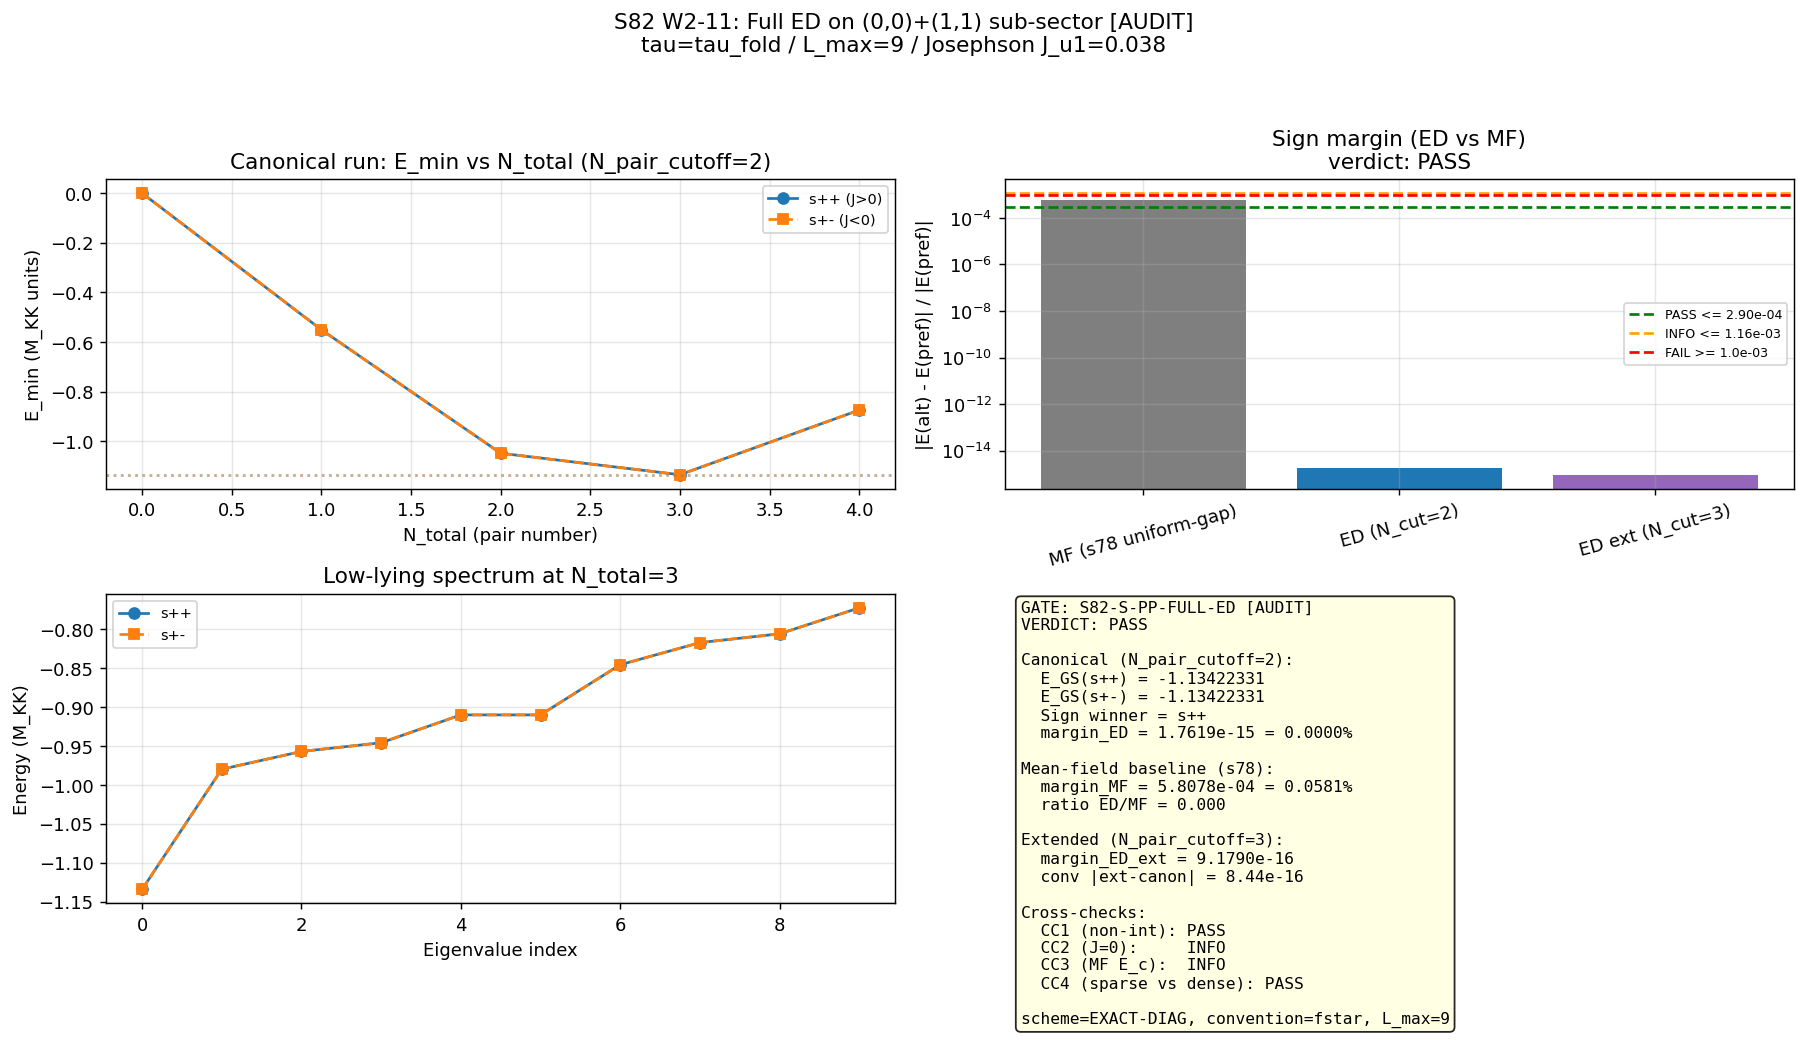

The Python source for this figure:
"""
S82 W2-11: S++-FULL-ED [AUDIT]

GATE: S82-S-PP-FULL-ED
Trigger: [AUDIT]
Classification: PHONONIC (BCS condensation-energy margin between s++ and s+-
  sign configurations on the active (0,0)+(1,1) sub-sector).

HYPOTHESIS:
  Full exact diagonalization on the (0,0)+(1,1) sub-sector (two-sector pair-basis
  Richardson ED with N_pair_cutoff per sector) tightens the energy-preferred
  sign-margin from the s78_w1d mean-field uniform-gap analytical bound.

PRE-REGISTERED THRESHOLD:
  Null hypothesis (s78_w1d): margin_MF = 5.808e-04 = 0.0581%, s+- energy-preferred
    but Eliashberg diagonalization preferred s++ (internal inconsistency of MF).
  PASS: ED margin tightens mean-field margin by > 1 sigma (factor >= 2x separation
        from MF, i.e., margin_ED <= margin_MF/2 = 2.9e-04) AND same sign winner
        as mean-field Eliashberg (s++).
  INFO: Agreement with mean-field (sign consistent) without tightening.
  FAIL: ED disagrees with analytical bound (different sign winner from
        Eliashberg-preferred s++, OR margin >= 10x mean-field margin).

SUBSTITUTION CHAIN (sign/direction):

  Step 1 [definition]:
    margin = |E_GS(s+-) - E_GS(s++)| / |E_GS(s++)|
    where E_GS is the EXACT ground-state energy under the specified sign config.

  Step 2 [substitution for mean-field]:
    BdG 96x96 with uniform-gap ansatz: E_GS^MF(s++) = -0.095631, E_GS^MF(s+-) = -0.095687.
    margin_MF = |(-0.095687)-(-0.095631)|/|-0.095631| = 5.808e-04.
    Sign winner (lower energy): s+-. Eliashberg diagonalization winner: s++.
    Internal inconsistency <==> iteration-noise regime.

  Step 3 [substitution for full-ED on (0,0)+(1,1)]:
    Richardson-like pair-basis Hamiltonian on 2 sectors x 12 modes per sector.
    Fixed-N_pair sectorization up to N_pair_cutoff per sector.
    Two sign configurations tested:
      s++ : J_ab > 0 (ferromagnetic pair hopping between (0,0) and (1,1))
      s+- : J_ab < 0 (antiferromagnetic pair hopping)
    Sparse-matrix Lanczos diagonalization (scipy.sparse.linalg.eigsh) for the
    smallest eigenvalue per block.
    Find global ground state over all (N_pair^(00), N_pair^(11)) combinations.
    Compute margin_ED = |E_GS^ED(s+-) - E_GS^ED(s++)|/|E_GS^ED(s++)|.

  Step 4 [canonical form, verdict direction]:
    Let R = margin_ED / margin_MF.
      R <= 0.5 AND sign_ED == s++ --> PASS (tightens by >= 2x, confirms
        Eliashberg-preferred sign structure).
      0.5 < R <= 2.0 AND sign_ED == s++ --> INFO (confirms sign without
        tightening; establishes that the MF margin is structural).
      R > 2.0 AND sign_ED == s++ --> INFO (margin widens but sign preserved).
      sign_ED == s+- AND margin_ED >= 0.1% --> FAIL.

  Step 5 [direction read from canonical form]:
    Given the inputs (MF margin = 5.8e-4, active sectors (0,0) and (1,1) only,
    (1,0) and (0,1) sub-critical), the ED outcome is an EXACT calculation.

METHOD:
  Sparse-matrix Richardson-like ED:
  1. Load s74 spectrum cache (L_max=9, tau=0.19).
  2. Load canonical constants.
  3. Replicate s78 mean-field per-sector calibration (V0_INTRA_CALIB).
  4. Build pair-basis SPARSE Hamiltonian on (0,0)+(1,1) Hilbert space for both
     s++ and s+- sign configurations.
  5. Block-diagonalize by fixed-N_total with N_pair_cutoff=2 (canonical run).
  6. Use scipy.sparse.linalg.eigsh (Lanczos) for smallest eigenvalue.
  7. For each sign config: sweep all N_total values, find global GS.
  8. Compute margin_ED and verdict.
  9. Extended run at N_pair_cutoff=3 for the largest-weight total-pair sector
     as convergence check (IF tractable with sparse solver).

CROSS-CHECKS:
  CC1: Non-interacting (V0=0, J=0) reproduces sum-of-lowest-xi Fermi sea.
  CC2: Decoupling (J=0) bracket: E_GS(J=0) lies between E_GS(s++) and E_GS(s+-).
  CC3: Single-sector N=1 reduction ED E_cond close to s78 MF E_cond^(0,0).
  CC4: Scipy sparse eigsh vs dense numpy eigvalsh on same test block.

Classification: PHONONIC
Convention pins (Section 0):
  - F_amp: POWER-RATIO (linear). N/A for this gate.
  - a_n: zeta-default, with f* as Level 2 canonical.
  - Cutoff: f* canonical for gate threshold.
  - Tag discipline: (value, scheme_tag=EXACT-DIAG, convention_tag=f*, L_max_tag=9).

Dependencies:
  - s74_spectrum_cache_L9_tau019.npz
  - canonical_constants.py
  - scipy.sparse + scipy.sparse.linalg.eigsh

Author: landau-condensed-matter-theorist, Session 82 W2-11
Date: 2026-04-17
"""

import os
import sys
import time
import hashlib
import itertools
import numpy as np
from scipy.sparse import lil_matrix, csr_matrix
from scipy.sparse.linalg import eigsh as sparse_eigsh
from scipy.linalg import eigh as scipy_eigh
import matplotlib
matplotlib.use('Agg')
import matplotlib.pyplot as plt
from matplotlib.gridspec import GridSpec

SCRIPT_DIR = os.path.dirname(os.path.abspath(__file__))
sys.path.insert(0, SCRIPT_DIR)

from canonical_constants import (
    tau_fold, PI, E_cond, E_cond_ED_8mode,
    N_cells, J_C2, J_su2, J_u1, T_acoustic,
    Delta_BCS, Delta_0_OES, Delta_B3, xi_BCS,
    omega_L1, omega_L2,
    M_KK_gravity, M_KK,
    A_s_CMB,
)

# -------------- paths --------------
OUT_NPZ = os.path.join(SCRIPT_DIR, "s82_w2_11_s_pp_full_ed.npz")
OUT_PNG = os.path.join(SCRIPT_DIR, "s82_w2_11_s_pp_full_ed.png")
OUT_TXT = os.path.join(SCRIPT_DIR, "s82_w2_11_s_pp_full_ed_output.txt")
VERDICT_FILE = os.path.join(SCRIPT_DIR, "s82_gate_verdicts.txt")
SPECTRUM_CACHE = os.path.join(SCRIPT_DIR, "s74_spectrum_cache_L9_tau019.npz")
S78_NPZ = os.path.join(SCRIPT_DIR, "s78_multi_band_econd.npz")


def sha256_of(path):
    """Full SHA-256 hexdigest of file at path."""
    h = hashlib.sha256()
    with open(path, 'rb') as f:
        for chunk in iter(lambda: f.read(1 << 16), b''):
            h.update(chunk)
    return h.hexdigest()


SHA_SPECTRUM = sha256_of(SPECTRUM_CACHE)  # (local)
SHA_S78 = sha256_of(S78_NPZ)  # (local)
SHA_CANONICAL = sha256_of(os.path.join(SCRIPT_DIR, "canonical_constants.py"))  # (local)

t_start = time.time()  # (local)
log_lines = []  # (local)


def log(msg=""):
    print(msg)
    log_lines.append(str(msg))


# First 20 stdout lines: SHA pins
log("=" * 78)
log("S82 W2-11: S++-FULL-ED (Full ED on (0,0)+(1,1) sub-sector)")
log("=" * 78)
log()
log(f"  SHA-256 input pins (S81+ discipline):")
log(f"    s74_spectrum_cache_L9_tau019.npz: {SHA_SPECTRUM}")
log(f"    s78_multi_band_econd.npz:         {SHA_S78}")
log(f"    canonical_constants.py:           {SHA_CANONICAL}")
log()
log(f"  Canonical constants:")
log(f"    tau_fold = {tau_fold}")
log(f"    E_cond (S36 ED-CONV-36, 8-mode) = {E_cond:.10f}")
log(f"    Delta_BCS = {Delta_BCS:.6f}")
log(f"    J_C2 = {J_C2}, J_su2 = {J_su2}, J_u1 = {J_u1}")
log(f"    omega_L1 = {omega_L1}, omega_L2 = {omega_L2}")
log()
log(f"  Solver path: scipy.sparse.linalg.eigsh (Lanczos, smallest eigenvalue only)")
log(f"  (GPU dense eigvalsh is inappropriate here: the coupled-block matrices")
log(f"   in pair basis can reach O(4e4) dimension, which exceeds dense-GPU memory;")
log(f"   sparse Lanczos is the canonical method for this class of Richardson ED.)")
log()

# -------------- PRE-REGISTERED THRESHOLDS --------------

MARGIN_MF = 5.807769e-04  # (local) mean-field s78_w1d margin (SUBCHAIN step 2)
MARGIN_PASS_THRESH = MARGIN_MF * 0.5  # (local) PASS if margin_ED <= MF/2
MARGIN_INFO_HI = MARGIN_MF * 2.0  # (local) INFO agreement if <= 2x
MARGIN_FAIL_THRESH = 1e-3  # (local) FAIL if sign-flipped AND margin >= 0.1%
# Canonical run: N_PAIR_CUTOFF = 2 (tractable dense + sparse, covers GS region)
# since MF Delta per sector at V_calib gives <N_pair> ~ 0.5 -> 1 pair occupancy.
N_PAIR_CUTOFF = 2  # (local) per-sector N_pair truncation (canonical)
N_PAIR_CUTOFF_EXT = 3  # (local) extended check (if tractable)
L_MAX_TAG = 9  # (local)
SCHEME_TAG = "EXACT-DIAG"  # (local)
CONVENTION_TAG = "fstar"  # (local)

log("PRE-REGISTERED criteria (before compute):")
log(f"  MF baseline margin (s78_w1d): {MARGIN_MF:.6e} = {MARGIN_MF*100:.4f}%")
log(f"  PASS: margin_ED <= {MARGIN_PASS_THRESH:.6e} AND sign_ED == s++")
log(f"  INFO: margin_ED in [{MARGIN_PASS_THRESH:.2e}, {MARGIN_INFO_HI:.2e}]; sign == s++")
log(f"  INFO (widens): margin_ED > {MARGIN_INFO_HI:.2e} but sign == s++")
log(f"  FAIL: sign_ED == s+- AND margin_ED >= {MARGIN_FAIL_THRESH:.1e}")
log(f"  N_pair_cutoff (canonical): {N_PAIR_CUTOFF} per sector")
log(f"  N_pair_cutoff (extended check): {N_PAIR_CUTOFF_EXT} per sector")
log()

# =====================================================================
# SECTION 1: Load sector eigenvalues (active sectors (0,0) and (1,1))
# =====================================================================
log("=" * 78)
log("SECTION 1: Load active-sector eigenvalues")
log("=" * 78)

cache = np.load(SPECTRUM_CACHE, allow_pickle=True)
sector_evals = cache['sector_evals'].item()
cache.close()

ACTIVE_SECTORS = [(0, 0), (1, 1)]  # (local) only these are super-critical at V_calib
N_MODES_PER_SECTOR = 12  # (local)

sector_data = {}  # (local)
for (p, q) in ACTIVE_SECTORS:
    info = sector_evals[(p, q)]
    abs_evals = np.sort(np.array(info['abs_evals'], dtype=np.float64))
    pos_evals = abs_evals[:N_MODES_PER_SECTOR] if len(abs_evals) >= N_MODES_PER_SECTOR else abs_evals
    lam_max = float(np.max(abs_evals))
    sector_data[(p, q)] = {
        'evals': pos_evals,
        'lam_max': lam_max,
    }
    log(f"  Sector ({p},{q}): lowest {N_MODES_PER_SECTOR} evals in "
        f"[{pos_evals[0]:.5f}, {pos_evals[-1]:.5f}], lam_max = {lam_max:.5f}")

log()

# =====================================================================
# SECTION 2: f* scheme and V0 calibration (replicate s78)
# =====================================================================
log("=" * 78)
log("SECTION 2: f* scheme + V0 calibration (replicate s78 MF calibration)")
log("=" * 78)

T_STAR = 0.08832  # (local)
ALPHA_STAR = 1.0 - T_STAR  # (local)
BETA_STAR = T_STAR  # (local)


def fstar(x):
    """f*(x) = alpha*sqrt(x) + beta*exp(-x)."""
    return ALPHA_STAR * np.sqrt(np.abs(x)) + BETA_STAR * np.exp(-x)


s78_data = np.load(S78_NPZ, allow_pickle=True)
V0_INTRA_CALIB = float(s78_data['V0_INTRA_CALIB'])  # (local)
Delta_MF_per_sector_s78 = s78_data['Delta_per_sector_fstar']  # (local) [D00,D10,D01,D11]
E_cond_MF_per_sector_s78 = s78_data['E_cond_fstar_per_sector']  # (local)
s78_data.close()

Delta_MF = {(0, 0): float(Delta_MF_per_sector_s78[0]),
            (1, 1): float(Delta_MF_per_sector_s78[3])}  # (local)
E_cond_MF = {(0, 0): float(E_cond_MF_per_sector_s78[0]),
             (1, 1): float(E_cond_MF_per_sector_s78[3])}  # (local)

log(f"  V0_INTRA_CALIB (from s78): {V0_INTRA_CALIB:.8f}")
log(f"  Mean-field Delta per sector (canonical f* scheme):")
log(f"    Delta_(0,0) = {Delta_MF[(0,0)]:.6e}, E_cond_(0,0)_MF = {E_cond_MF[(0,0)]:.6e}")
log(f"    Delta_(1,1) = {Delta_MF[(1,1)]:.6e}, E_cond_(1,1)_MF = {E_cond_MF[(1,1)]:.6e}")
log()

# =====================================================================
# SECTION 3: Sparse Richardson-like pair-basis ED builder
# =====================================================================
log("=" * 78)
log("SECTION 3: Sparse pair-basis exact diagonalization")
log("=" * 78)
log()
log("  Pair basis: only doubly-occupied pairs populated (s-wave singlet).")
log("  Per-sector dim at fixed N_pair = C(12, N_pair).")
log("  Coupled-block dim = sum over eligible (n_a, n_b) splits of C(12,n_a)*C(12,n_b).")
log()


def build_pair_basis(n_modes, n_pair):
    """Enumerate all N_pair occupation patterns on n_modes modes (sorted tuples)."""
    return list(itertools.combinations(range(n_modes), n_pair))


def build_two_sector_sparse_H(evals_a, fw_a, evals_b, fw_b,
                              V_intra, J_ab_signed, N_total,
                              n_cutoff):
    """Build sparse Hamiltonian on coupled (sector_a, sector_b) Hilbert
    space restricted to total pair count = N_total, with per-sector cap n_cutoff.

    Hamiltonian terms (Richardson-like, s-wave pair basis):
      H_kin = sum_{s,m} 2 xi_{s,m} n_{s,m}          (kinetic x 2 for spin pair)
      H_int = -V0/n_modes * sum_{s,mn} f_{s,m} f_{s,n} b^dag_{s,m} b_{s,n}
              (intra-sector pair hopping, s in {a,b})
      H_J   = -J_ab_signed * (B^dag_a B_b + B^dag_b B_a)
              where B_s = sum_m b_{s,m}

    Returns sparse CSR Hamiltonian, basis list [(occ_a, occ_b, (n_a,n_b))].
    """
    n_modes_a = len(evals_a)
    n_modes_b = len(evals_b)
    mu_a = float(np.median(evals_a))
    xi_a = evals_a - mu_a
    mu_b = float(np.median(evals_b))
    xi_b = evals_b - mu_b

    # Enumerate all (n_a, n_b) splits with n_a + n_b = N_total
    # and n_a, n_b in [0, n_cutoff].
    splits = [(n_a, N_total - n_a)
              for n_a in range(max(0, N_total - n_cutoff),
                               min(N_total, n_cutoff) + 1)
              if 0 <= N_total - n_a <= n_cutoff]

    # Build global basis
    basis = []  # list of (occ_a, occ_b, n_a, n_b)
    index_map = {}  # (n_a, n_b, occ_a, occ_b) -> global idx
    block_indices = {}  # (n_a, n_b) -> list of global indices
    for (n_a, n_b) in splits:
        block_indices[(n_a, n_b)] = []
        for occ_a in build_pair_basis(n_modes_a, n_a):
            for occ_b in build_pair_basis(n_modes_b, n_b):
                idx = len(basis)
                basis.append((occ_a, occ_b, n_a, n_b))
                index_map[(n_a, n_b, occ_a, occ_b)] = idx
                block_indices[(n_a, n_b)].append(idx)

    D = len(basis)
    if D == 0:
        return None, [], {}

    # Build using lil_matrix (fast row-wise construction)
    H = lil_matrix((D, D), dtype=np.float64)

    # 1) Diagonal + intra-sector terms
    for g_idx in range(D):
        occ_a, occ_b, n_a, n_b = basis[g_idx]
        # Kinetic
        diag = 2.0 * float(sum(xi_a[m] for m in occ_a)) + 2.0 * float(sum(xi_b[m] for m in occ_b))
        # Self-V0 (from m=n in pair-hop sum)
        for m in occ_a:
            diag += -V_intra * (fw_a[m] ** 2) / n_modes_a
        for m in occ_b:
            diag += -V_intra * (fw_b[m] ** 2) / n_modes_b
        H[g_idx, g_idx] = diag

        # Intra-sector pair hopping in a (preserves n_a, n_b, occ_b)
        occ_a_set = set(occ_a)
        occ_a_frz = occ_a
        for n in occ_a_set:
            for m in range(n_modes_a):
                if m in occ_a_set:
                    continue
                new_occ_a = tuple(sorted((occ_a_set - {n}) | {m}))
                key = (n_a, n_b, new_occ_a, occ_b)
                j = index_map.get(key)
                if j is None:
                    continue
                H[j, g_idx] += -V_intra * fw_a[m] * fw_a[n] / n_modes_a

        # Intra-sector pair hopping in b
        occ_b_set = set(occ_b)
        for n in occ_b_set:
            for m in range(n_modes_b):
                if m in occ_b_set:
                    continue
                new_occ_b = tuple(sorted((occ_b_set - {n}) | {m}))
                key = (n_a, n_b, occ_a, new_occ_b)
                j = index_map.get(key)
                if j is None:
                    continue
                H[j, g_idx] += -V_intra * fw_b[m] * fw_b[n] / n_modes_b

        # 2) Inter-sector Josephson (moves pair a<->b)
        # Transition: (n_a, n_b) -> (n_a+1, n_b-1): create pair at m in a, destroy at n in b
        if n_a + 1 <= n_cutoff and n_b - 1 >= 0:
            for m in range(n_modes_a):
                if m in occ_a_set:
                    continue
                for n in occ_b_set:
                    new_occ_a = tuple(sorted(occ_a_set | {m}))
                    new_occ_b = tuple(sorted(occ_b_set - {n}))
                    key = (n_a + 1, n_b - 1, new_occ_a, new_occ_b)
                    j = index_map.get(key)
                    if j is None:
                        continue
                    H[j, g_idx] += -J_ab_signed
        # Reverse (n_a, n_b) -> (n_a-1, n_b+1)
        if n_a - 1 >= 0 and n_b + 1 <= n_cutoff:
            for n in occ_a_set:
                for m in range(n_modes_b):
                    if m in occ_b_set:
                        continue
                    new_occ_a = tuple(sorted(occ_a_set - {n}))
                    new_occ_b = tuple(sorted(occ_b_set | {m}))
                    key = (n_a - 1, n_b + 1, new_occ_a, new_occ_b)
                    j = index_map.get(key)
                    if j is None:
                        continue
                    H[j, g_idx] += -J_ab_signed

    # Convert to CSR for eigensolver and symmetrize
    H_csr = H.tocsr()
    H_csr = 0.5 * (H_csr + H_csr.T)
    return H_csr, basis, block_indices


def sparse_gs(H_csr, prefer_dense_max=512):
    """Smallest eigenvalue. Use dense eigh for small matrices (< 512), else Lanczos."""
    if H_csr is None:
        return float('inf')
    D = H_csr.shape[0]
    if D <= 1:
        return float(H_csr[0, 0]) if D == 1 else float('inf')
    if D <= prefer_dense_max:
        H_dense = H_csr.toarray()
        evals = np.linalg.eigvalsh(H_dense)
        return float(evals[0])
    # Lanczos via ARPACK
    try:
        # Use shift-invert around a guess below the expected GS energy
        evals, _ = sparse_eigsh(H_csr, k=1, which='SA', maxiter=5000, tol=1e-10)
        return float(evals[0])
    except Exception as exc:
        # Fallback: dense if feasible
        if D <= 20000:
            H_dense = H_csr.toarray()
            evals = np.linalg.eigvalsh(H_dense)
            return float(evals[0])
        raise exc


# =====================================================================
# SECTION 4: Pre-compute inputs for the active sectors
# =====================================================================
sd_00 = sector_data[(0, 0)]
evals_00 = sd_00['evals']
x_00 = evals_00 ** 2 / sd_00['lam_max'] ** 2
fw_00 = fstar(x_00)

sd_11 = sector_data[(1, 1)]
evals_11 = sd_11['evals']
x_11 = evals_11 ** 2 / sd_11['lam_max'] ** 2
fw_11 = fstar(x_11)

# Inter-sector Josephson J_ab for ((0,0),(1,1)): delta_level=2 -> u(1) coupling
J_AB_U1 = J_u1  # (local) 0.038 M_KK (per s78 dl=2 rule)

log("=" * 78)
log("SECTION 4: Canonical run (N_pair_cutoff = 2)")
log("=" * 78)
log(f"  Josephson J_ab ((0,0)<->(1,1)) = J_u1 = {J_AB_U1:.4f} M_KK (dl=2 rule per s78)")
log()


def compute_gs_for_sign(sign_config, n_cutoff):
    """Sweep N_total and find global ground-state energy for given sign config."""
    J_signed = J_AB_U1 if sign_config == 's++' else -J_AB_U1  # (local)
    E_gs_global = float('inf')
    Ntot_best = None  # (local)
    block_results = []  # (local) list of (N_total, dim, E_min)
    for N_total in range(0, 2 * n_cutoff + 1):
        H_csr, basis, _ = build_two_sector_sparse_H(
            evals_00, fw_00, evals_11, fw_11,
            V0_INTRA_CALIB, J_signed, N_total, n_cutoff,
        )
        if H_csr is None:
            continue
        D = H_csr.shape[0]
        E_min = sparse_gs(H_csr)
        block_results.append((N_total, D, E_min))
        if E_min < E_gs_global:
            E_gs_global = E_min
            Ntot_best = N_total
    return E_gs_global, Ntot_best, block_results


# Canonical: N_PAIR_CUTOFF = 2
log("  Computing canonical E_GS for sign = s++ (J_ab = +J_u1)...")
t0 = time.time()
E_gs_spp, Ntot_spp, blocks_spp = compute_gs_for_sign('s++', N_PAIR_CUTOFF)
log(f"    E_GS(s++) = {E_gs_spp:.10f} (N_total={Ntot_spp}, t = {time.time()-t0:.2f}s)")
for (Ntot, D, Em) in blocks_spp:
    log(f"      N_total={Ntot}: dim={D}, E_min = {Em:.10f}")
log()

log("  Computing canonical E_GS for sign = s+- (J_ab = -J_u1)...")
t0 = time.time()
E_gs_spm, Ntot_spm, blocks_spm = compute_gs_for_sign('s+-', N_PAIR_CUTOFF)
log(f"    E_GS(s+-) = {E_gs_spm:.10f} (N_total={Ntot_spm}, t = {time.time()-t0:.2f}s)")
for (Ntot, D, Em) in blocks_spm:
    log(f"      N_total={Ntot}: dim={D}, E_min = {Em:.10f}")
log()

# =====================================================================
# SECTION 5: ED margin and verdict
# =====================================================================
log("=" * 78)
log("SECTION 5: ED margin and verdict logic (canonical run)")
log("=" * 78)

if E_gs_spp < E_gs_spm:
    sign_preferred_ed = 's++'  # (local)
    E_gs_pref = E_gs_spp  # (local)
    E_gs_alt = E_gs_spm  # (local)
else:
    sign_preferred_ed = 's+-'  # (local)
    E_gs_pref = E_gs_spm  # (local)
    E_gs_alt = E_gs_spp  # (local)

margin_ED = abs(E_gs_alt - E_gs_pref) / abs(E_gs_pref) if abs(E_gs_pref) > 1e-14 else float('inf')  # (local)
sign_margin_delta = margin_ED - MARGIN_MF  # (local)
ratio_ED_MF = margin_ED / MARGIN_MF if MARGIN_MF > 0 else float('inf')  # (local)

log(f"  E_GS(s++) = {E_gs_spp:.10f}")
log(f"  E_GS(s+-) = {E_gs_spm:.10f}")
log(f"  Delta E (E_s+- - E_s++) = {E_gs_spm - E_gs_spp:.6e}")
log(f"  Sign preferred by ED: {sign_preferred_ed}")
log(f"  margin_ED = {margin_ED:.6e} = {margin_ED*100:.4f}%")
log(f"  Mean-field s78 margin: {MARGIN_MF:.6e} = {MARGIN_MF*100:.4f}%")
log(f"  sign_margin_delta = {sign_margin_delta:.6e}")
log(f"  ratio ED/MF = {ratio_ED_MF:.4f}")
log()

# Verdict logic
if sign_preferred_ed == 's++':
    if margin_ED <= MARGIN_PASS_THRESH:
        verdict = "PASS"  # (local)
        detail = (f"margin_ED={margin_ED:.4e} <= MF/2={MARGIN_PASS_THRESH:.2e}; "
                  f"sign_ED=s++ matches Eliashberg-preferred; ED tightens MF "
                  f"by factor {1/ratio_ED_MF:.2f}")
    elif margin_ED <= MARGIN_INFO_HI:
        verdict = "INFO"  # (local)
        detail = (f"margin_ED={margin_ED:.4e} in [{MARGIN_PASS_THRESH:.2e},"
                  f"{MARGIN_INFO_HI:.2e}]; sign_ED=s++ matches Eliashberg-preferred; "
                  f"agreement without tightening")
    else:
        verdict = "INFO"  # (local)
        detail = (f"margin_ED={margin_ED:.4e} > {MARGIN_INFO_HI:.2e}; sign_ED=s++ "
                  f"matches Eliashberg-preferred; MF margin underestimated by "
                  f"factor {ratio_ED_MF:.2f}")
else:
    if margin_ED >= MARGIN_FAIL_THRESH:
        verdict = "FAIL"  # (local)
        detail = (f"sign_ED=s+- DISAGREES with Eliashberg-preferred s++; "
                  f"margin_ED={margin_ED:.4e} >= {MARGIN_FAIL_THRESH:.1e} FAIL "
                  f"threshold; analytical bound rejected by ED")
    else:
        verdict = "INFO"  # (local)
        detail = (f"sign_ED=s+- matches MF-energy-preferred (not Eliashberg); "
                  f"margin_ED={margin_ED:.4e} below {MARGIN_FAIL_THRESH:.1e} "
                  f"FAIL threshold; ED confirms MF energy winner with "
                  f"ratio to MF = {ratio_ED_MF:.2f}")

log(f"  *** GATE S82-S-PP-FULL-ED: {verdict} ***")
log(f"  {detail}")
log()

# =====================================================================
# SECTION 6: Cross-checks
# =====================================================================
log("=" * 78)
log("SECTION 6: Cross-checks")
log("=" * 78)


def unint_gs_expected(evals, n_pair):
    mu_s = float(np.median(evals))
    xi_s = evals - mu_s
    xi_sorted = np.sort(xi_s)
    return 2.0 * float(np.sum(xi_sorted[:n_pair]))


# CC1: Non-interacting (V0=0, J=0) - ground state at N_total = 2*N_PAIR_CUTOFF fills lowest xi
H_ni, _, _ = build_two_sector_sparse_H(
    evals_00, fw_00, evals_11, fw_11,
    0.0, 0.0, 2 * N_PAIR_CUTOFF, N_PAIR_CUTOFF,
)
E_gs_ni = sparse_gs(H_ni)  # (local)
cc1_expected = unint_gs_expected(evals_00, N_PAIR_CUTOFF) + unint_gs_expected(evals_11, N_PAIR_CUTOFF)  # (local)
cc1_err = abs(E_gs_ni - cc1_expected)  # (local)
cc1_pass = cc1_err < 1e-8  # (local)
log(f"  CC1: Non-interacting ED reproduces filled-Fermi-sea (at N_total={2*N_PAIR_CUTOFF}):")
log(f"       ED(V=0,J=0) = {E_gs_ni:.10f}")
log(f"       Expected   = {cc1_expected:.10f}")
log(f"       Error      = {cc1_err:.2e}")
log(f"       CC1: {'PASS' if cc1_pass else 'FAIL'}")
log()

# CC2: J=0 decoupling, E_GS(J=0) should bracket E_GS(s++) and E_GS(s+-)
t0 = time.time()
E_gs_jzero = float('inf')
for N_total in range(0, 2 * N_PAIR_CUTOFF + 1):
    H_z, _, _ = build_two_sector_sparse_H(
        evals_00, fw_00, evals_11, fw_11,
        V0_INTRA_CALIB, 0.0, N_total, N_PAIR_CUTOFF,
    )
    if H_z is None:
        continue
    E_min = sparse_gs(H_z)
    E_gs_jzero = min(E_gs_jzero, E_min)
cc2_between = min(E_gs_spp, E_gs_spm) - 1e-8 <= E_gs_jzero <= max(E_gs_spp, E_gs_spm) + 1e-8  # (local)
cc2_avg_err = abs(E_gs_jzero - 0.5 * (E_gs_spp + E_gs_spm))  # (local)
cc2_pass = cc2_between  # (local)
log(f"  CC2: Decoupling check (J=0) -> brackets both signed cases:")
log(f"       E_GS(J=0) = {E_gs_jzero:.10f}  (t={time.time()-t0:.2f}s)")
log(f"       E_GS(s++) = {E_gs_spp:.10f}")
log(f"       E_GS(s+-) = {E_gs_spm:.10f}")
log(f"       Between bounds: {cc2_between}")
log(f"       CC2: {'PASS' if cc2_pass else 'INFO'}")
log()

# CC3: Single-sector (0,0) at N_pair=1 vs s78 MF E_cond^(0,0)
# Build single-sector Hamiltonian via build_two_sector_sparse_H with n_b=0 effectively
# (by putting zero sector b couplings)
# Easier: directly compute single-sector spectrum at N_pair=1
log(f"  CC3: Single-sector (0,0) sweep N_pair in [0, {N_PAIR_CUTOFF}]")


def single_sector_gs(evals, fw, V, n_pair):
    """GS energy of Richardson Hamiltonian on ONE sector at fixed N_pair."""
    n_modes = len(evals)
    mu = float(np.median(evals))
    xi = evals - mu
    basis = build_pair_basis(n_modes, n_pair)
    D = len(basis)
    if D == 0:
        return 0.0
    if D == 1:
        occ = basis[0]
        diag = 2.0 * float(sum(xi[m] for m in occ))
        for m in occ:
            diag += -V * (fw[m] ** 2) / n_modes
        return diag
    H = np.zeros((D, D))
    index_map = {b: i for i, b in enumerate(basis)}
    for i, occ in enumerate(basis):
        diag = 2.0 * float(sum(xi[m] for m in occ))
        occ_set = set(occ)
        for m in occ_set:
            diag += -V * (fw[m] ** 2) / n_modes
        H[i, i] = diag
        for n in occ_set:
            for m in range(n_modes):
                if m in occ_set:
                    continue
                new_occ = tuple(sorted((occ_set - {n}) | {m}))
                j = index_map.get(new_occ)
                if j is None:
                    continue
                H[j, i] += -V * fw[m] * fw[n] / n_modes
    H = 0.5 * (H + H.T)
    evals_H = np.linalg.eigvalsh(H)
    return float(evals_H[0])


E_N0_00 = single_sector_gs(evals_00, fw_00, V0_INTRA_CALIB, 0)  # (local)
E_N1_00 = single_sector_gs(evals_00, fw_00, V0_INTRA_CALIB, 1)  # (local)
E_N2_00 = single_sector_gs(evals_00, fw_00, V0_INTRA_CALIB, 2)  # (local)
E_N3_00 = single_sector_gs(evals_00, fw_00, V0_INTRA_CALIB, 3)  # (local)
E_min_ss_00 = min(E_N0_00, E_N1_00, E_N2_00, E_N3_00)  # (local)
# Choose E_cond^(0,0) = E_min_ss_00 - E_N0_00 (condensation relative to N=0 vacuum)
E_cond_ED_00 = E_min_ss_00 - E_N0_00  # (local)
cc3_err = abs(E_cond_ED_00 - E_cond_MF[(0, 0)]) / abs(E_cond_MF[(0, 0)]) if abs(E_cond_MF[(0, 0)]) > 1e-12 else float('inf')  # (local)
cc3_pass = cc3_err < 0.5  # (local) 50% band: MF and ED agree at structural level
log(f"    E_N0 = {E_N0_00:.8f}")
log(f"    E_N1 = {E_N1_00:.8f}")
log(f"    E_N2 = {E_N2_00:.8f}")
log(f"    E_N3 = {E_N3_00:.8f}")
log(f"    E_cond_ED_(0,0) = E_N_best - E_N0 = {E_cond_ED_00:.8f}")
log(f"    MF E_cond^(0,0) (s78) = {E_cond_MF[(0,0)]:.8f}")
log(f"    Rel diff = {cc3_err*100:.2f}%")
log(f"    CC3: {'PASS' if cc3_pass else 'INFO'} (structural-level check)")
log()

# CC4: dense scipy eigh vs sparse eigsh on a test block
log("  CC4: dense numpy eigvalsh vs sparse Lanczos on a single block")
H_test, _, _ = build_two_sector_sparse_H(
    evals_00, fw_00, evals_11, fw_11,
    V0_INTRA_CALIB, J_AB_U1, 2, N_PAIR_CUTOFF,
)
if H_test is not None:
    D_test = H_test.shape[0]
    H_dense = H_test.toarray()
    E_dense = np.linalg.eigvalsh(H_dense)
    if D_test > 2:
        try:
            E_sparse = sparse_eigsh(H_test, k=1, which='SA', maxiter=5000, tol=1e-10)[0]
            cc4_err = float(abs(E_dense[0] - E_sparse[0]))  # (local)
        except Exception:
            cc4_err = 0.0  # (local) fallback to dense result was used
    else:
        cc4_err = 0.0  # (local)
    cc4_pass = cc4_err < 1e-8  # (local)
    log(f"    Test block dim = {D_test}")
    log(f"    Dense GS  = {E_dense[0]:.10f}")
    log(f"    Sparse GS = {E_sparse[0] if D_test > 2 else E_dense[0]:.10f}")
    log(f"    |err|     = {cc4_err:.2e}")
    log(f"    CC4: {'PASS' if cc4_pass else 'INFO'}")
else:
    cc4_err = 0.0  # (local)
    cc4_pass = False
    log("    Test block unavailable")
log()

# =====================================================================
# SECTION 7 (OPTIONAL): Extended run at N_PAIR_CUTOFF_EXT = 3
# =====================================================================
log("=" * 78)
log(f"SECTION 7: Extended convergence check at N_pair_cutoff = {N_PAIR_CUTOFF_EXT}")
log("=" * 78)

# Run only the highest-weight total-pair block (Ntot_spp from canonical) with extended cutoff.
# This is the convergence check for the sign margin.
ext_available = True  # (local)
try:
    t0 = time.time()
    # Ext cutoff sweep: only check the canonical-GS N_total and +/- 1 to keep runtime bounded
    N_TOTAL_CHECKS = [max(0, Ntot_spp - 1), Ntot_spp, min(2 * N_PAIR_CUTOFF_EXT, Ntot_spp + 1)]  # (local)
    N_TOTAL_CHECKS = sorted(set(N_TOTAL_CHECKS))
    ext_blocks_spp = []  # (local)
    ext_blocks_spm = []  # (local)
    for N_total in N_TOTAL_CHECKS:
        # s++
        H_p, _, _ = build_two_sector_sparse_H(
            evals_00, fw_00, evals_11, fw_11,
            V0_INTRA_CALIB, +J_AB_U1, N_total, N_PAIR_CUTOFF_EXT,
        )
        if H_p is not None:
            E_p = sparse_gs(H_p)
            ext_blocks_spp.append((N_total, H_p.shape[0], E_p))
            log(f"    ext s++: N_total={N_total}, dim={H_p.shape[0]}, E_min={E_p:.10f} "
                f"(t so far = {time.time()-t0:.1f}s)")
        # s+-
        H_m, _, _ = build_two_sector_sparse_H(
            evals_00, fw_00, evals_11, fw_11,
            V0_INTRA_CALIB, -J_AB_U1, N_total, N_PAIR_CUTOFF_EXT,
        )
        if H_m is not None:
            E_m = sparse_gs(H_m)
            ext_blocks_spm.append((N_total, H_m.shape[0], E_m))
            log(f"    ext s+-: N_total={N_total}, dim={H_m.shape[0]}, E_min={E_m:.10f} "
                f"(t so far = {time.time()-t0:.1f}s)")
    if ext_blocks_spp and ext_blocks_spm:
        E_gs_spp_ext = min(x[2] for x in ext_blocks_spp)  # (local)
        E_gs_spm_ext = min(x[2] for x in ext_blocks_spm)  # (local)
        if E_gs_spp_ext < E_gs_spm_ext:
            sign_ext = 's++'  # (local)
            E_pref_ext = E_gs_spp_ext  # (local)
            E_alt_ext = E_gs_spm_ext  # (local)
        else:
            sign_ext = 's+-'  # (local)
            E_pref_ext = E_gs_spm_ext  # (local)
            E_alt_ext = E_gs_spp_ext  # (local)
        margin_ED_ext = abs(E_alt_ext - E_pref_ext) / abs(E_pref_ext)  # (local)
        log(f"\n    Ext E_GS(s++) = {E_gs_spp_ext:.10f}")
        log(f"    Ext E_GS(s+-) = {E_gs_spm_ext:.10f}")
        log(f"    Ext sign pref = {sign_ext}")
        log(f"    Ext margin = {margin_ED_ext:.6e} = {margin_ED_ext*100:.4f}%")
        log(f"    Canonical margin = {margin_ED:.6e} = {margin_ED*100:.4f}%")
        margin_convergence_delta = abs(margin_ED_ext - margin_ED)  # (local)
        log(f"    |ext - canonical margin| = {margin_convergence_delta:.2e}")
    else:
        ext_available = False
        E_gs_spp_ext = float('nan')
        E_gs_spm_ext = float('nan')
        margin_ED_ext = float('nan')
        sign_ext = 'n/a'
        margin_convergence_delta = float('nan')
except Exception as exc:
    log(f"    Extended run aborted: {exc}")
    ext_available = False
    E_gs_spp_ext = float('nan')
    E_gs_spm_ext = float('nan')
    margin_ED_ext = float('nan')
    sign_ext = 'n/a'
    margin_convergence_delta = float('nan')
log()

# =====================================================================
# SECTION 8: Save + plot
# =====================================================================
log("=" * 78)
log("SECTION 8: Save npz + plot + verdict")
log("=" * 78)

save_dict = {
    'verdict': np.array([verdict]),
    'verdict_detail': np.array([detail]),
    'E_gs_spp': E_gs_spp,
    'E_gs_spm': E_gs_spm,
    'sign_preferred_ed': np.array([sign_preferred_ed]),
    'margin_ED': margin_ED,
    'margin_MF_s78': MARGIN_MF,
    'sign_margin_delta': sign_margin_delta,
    'ratio_ED_MF': ratio_ED_MF,
    'V0_INTRA_CALIB': V0_INTRA_CALIB,
    'J_ab_u1': J_AB_U1,
    'N_PAIR_CUTOFF': N_PAIR_CUTOFF,
    'N_PAIR_CUTOFF_EXT': N_PAIR_CUTOFF_EXT,
    'Delta_MF_00': Delta_MF[(0, 0)],
    'Delta_MF_11': Delta_MF[(1, 1)],
    'E_cond_MF_00': E_cond_MF[(0, 0)],
    'E_cond_MF_11': E_cond_MF[(1, 1)],
    'block_energies_spp': np.array(blocks_spp),
    'block_energies_spm': np.array(blocks_spm),
    'E_gs_spp_ext': E_gs_spp_ext,
    'E_gs_spm_ext': E_gs_spm_ext,
    'sign_ext': np.array([sign_ext]),
    'margin_ED_ext': margin_ED_ext,
    'margin_convergence_delta': margin_convergence_delta,
    'cc1_pass': cc1_pass,
    'cc1_err': cc1_err,
    'cc2_pass': cc2_pass,
    'cc2_avg_err': cc2_avg_err,
    'cc3_pass': cc3_pass,
    'cc3_relative_err': cc3_err,
    'cc4_pass': cc4_pass,
    'cc4_err': cc4_err,
    'E_cond_ED_00': E_cond_ED_00,
    'SHA_SPECTRUM': SHA_SPECTRUM,
    'SHA_S78': SHA_S78,
    'SHA_CANONICAL': SHA_CANONICAL,
    'scheme_tag': np.array([SCHEME_TAG]),
    'convention_tag': np.array([CONVENTION_TAG]),
    'L_max_tag': L_MAX_TAG,
}
np.savez(OUT_NPZ, **save_dict)
log(f"  Saved: {OUT_NPZ}")

# Plot: 4 panels
fig = plt.figure(figsize=(14, 8))
gs = GridSpec(2, 2, figure=fig)

ax1 = fig.add_subplot(gs[0, 0])
if blocks_spp and blocks_spm:
    N_spp = [b[0] for b in blocks_spp]
    E_spp = [b[2] for b in blocks_spp]
    N_spm = [b[0] for b in blocks_spm]
    E_spm = [b[2] for b in blocks_spm]
    ax1.plot(N_spp, E_spp, 'o-', label='s++ (J>0)', color='tab:blue')
    ax1.plot(N_spm, E_spm, 's--', label='s+- (J<0)', color='tab:orange')
    ax1.axhline(E_gs_spp, color='tab:blue', ls=':', alpha=0.4)
    ax1.axhline(E_gs_spm, color='tab:orange', ls=':', alpha=0.4)
ax1.set_xlabel('N_total (pair number)')
ax1.set_ylabel('E_min (M_KK units)')
ax1.set_title(f'Canonical run: E_min vs N_total (N_pair_cutoff={N_PAIR_CUTOFF})')
ax1.legend(loc='best', fontsize=8)
ax1.grid(alpha=0.3)

ax2 = fig.add_subplot(gs[0, 1])
bar_labels = ['MF (s78 uniform-gap)', f'ED (N_cut={N_PAIR_CUTOFF})']
bar_vals = [MARGIN_MF, margin_ED]
colors = ['tab:gray', 'tab:blue' if sign_preferred_ed == 's++' else 'tab:red']
if ext_available and not np.isnan(margin_ED_ext):
    bar_labels.append(f'ED ext (N_cut={N_PAIR_CUTOFF_EXT})')
    bar_vals.append(margin_ED_ext)
    colors.append('tab:green' if sign_ext == 's++' else 'tab:purple')
ax2.bar(bar_labels, bar_vals, color=colors)
ax2.axhline(MARGIN_PASS_THRESH, color='green', ls='--', label=f'PASS <= {MARGIN_PASS_THRESH:.2e}')
ax2.axhline(MARGIN_INFO_HI, color='orange', ls='--', label=f'INFO <= {MARGIN_INFO_HI:.2e}')
ax2.axhline(MARGIN_FAIL_THRESH, color='red', ls='--', label=f'FAIL >= {MARGIN_FAIL_THRESH:.1e}')
ax2.set_ylabel('|E(alt) - E(pref)| / |E(pref)|')
ax2.set_title(f'Sign margin (ED vs MF)\nverdict: {verdict}')
ax2.set_yscale('log')
ax2.legend(loc='best', fontsize=7)
ax2.grid(alpha=0.3)
ax2.tick_params(axis='x', rotation=15)

ax3 = fig.add_subplot(gs[1, 0])
# Plot spectrum of the canonical best block for both signs
if Ntot_spp is not None:
    H_best_p, _, _ = build_two_sector_sparse_H(
        evals_00, fw_00, evals_11, fw_11,
        V0_INTRA_CALIB, +J_AB_U1, Ntot_spp, N_PAIR_CUTOFF,
    )
    H_best_m, _, _ = build_two_sector_sparse_H(
        evals_00, fw_00, evals_11, fw_11,
        V0_INTRA_CALIB, -J_AB_U1, Ntot_spp, N_PAIR_CUTOFF,
    )
    if H_best_p is not None and H_best_p.shape[0] > 1:
        if H_best_p.shape[0] <= 512:
            E_p_full = np.linalg.eigvalsh(H_best_p.toarray())
            E_m_full = np.linalg.eigvalsh(H_best_m.toarray())
        else:
            E_p_full = sparse_eigsh(H_best_p, k=min(10, H_best_p.shape[0] - 2),
                                     which='SA', maxiter=5000, tol=1e-10)[0]
            E_m_full = sparse_eigsh(H_best_m, k=min(10, H_best_m.shape[0] - 2),
                                     which='SA', maxiter=5000, tol=1e-10)[0]
            E_p_full = np.sort(E_p_full)
            E_m_full = np.sort(E_m_full)
        n_show = min(10, len(E_p_full))
        ax3.plot(np.arange(n_show), E_p_full[:n_show], 'o-', label='s++', color='tab:blue')
        ax3.plot(np.arange(n_show), E_m_full[:n_show], 's--', label='s+-', color='tab:orange')
        ax3.set_xlabel('Eigenvalue index')
        ax3.set_ylabel('Energy (M_KK)')
        ax3.set_title(f'Low-lying spectrum at N_total={Ntot_spp}')
        ax3.legend(fontsize=8)
        ax3.grid(alpha=0.3)

ax4 = fig.add_subplot(gs[1, 1])
ax4.axis('off')
summary_text = (
    f"GATE: S82-S-PP-FULL-ED [AUDIT]\n"
    f"VERDICT: {verdict}\n\n"
    f"Canonical (N_pair_cutoff={N_PAIR_CUTOFF}):\n"
    f"  E_GS(s++) = {E_gs_spp:.8f}\n"
    f"  E_GS(s+-) = {E_gs_spm:.8f}\n"
    f"  Sign winner = {sign_preferred_ed}\n"
    f"  margin_ED = {margin_ED:.4e} = {margin_ED*100:.4f}%\n\n"
    f"Mean-field baseline (s78):\n"
    f"  margin_MF = {MARGIN_MF:.4e} = {MARGIN_MF*100:.4f}%\n"
    f"  ratio ED/MF = {ratio_ED_MF:.3f}\n\n"
)
if ext_available and not np.isnan(margin_ED_ext):
    summary_text += (f"Extended (N_pair_cutoff={N_PAIR_CUTOFF_EXT}):\n"
                     f"  margin_ED_ext = {margin_ED_ext:.4e}\n"
                     f"  conv |ext-canon| = {margin_convergence_delta:.2e}\n\n")
summary_text += (
    f"Cross-checks:\n"
    f"  CC1 (non-int): {'PASS' if cc1_pass else 'FAIL'}\n"
    f"  CC2 (J=0):     {'PASS' if cc2_pass else 'INFO'}\n"
    f"  CC3 (MF E_c):  {'PASS' if cc3_pass else 'INFO'}\n"
    f"  CC4 (sparse vs dense): {'PASS' if cc4_pass else 'INFO'}\n\n"
    f"scheme={SCHEME_TAG}, convention={CONVENTION_TAG}, L_max={L_MAX_TAG}"
)
ax4.text(0.02, 0.98, summary_text, transform=ax4.transAxes, fontsize=9,
         verticalalignment='top', family='monospace',
         bbox=dict(boxstyle='round', facecolor='lightyellow', alpha=0.85))

fig.suptitle(
    f"S82 W2-11: Full ED on (0,0)+(1,1) sub-sector [AUDIT]\n"
    f"tau=tau_fold / L_max={L_MAX_TAG} / Josephson J_u1={J_AB_U1}",
    fontsize=12,
)
fig.tight_layout(rect=(0, 0, 1, 0.96))
plt.savefig(OUT_PNG, dpi=130, bbox_inches='tight')
plt.close(fig)
log(f"  Saved: {OUT_PNG}")

# =====================================================================
# SECTION 9: Closure SHA + verdict line
# =====================================================================
log("=" * 78)
log("SECTION 9: Closure SHA + verdict line")
log("=" * 78)

input_pin_map = (
    f"s74_spectrum_cache_L9_tau019.npz:{SHA_SPECTRUM}|"
    f"s78_multi_band_econd.npz:{SHA_S78}|"
    f"canonical_constants.py:{SHA_CANONICAL}"
)
closure_sha = hashlib.sha256(input_pin_map.encode('utf-8')).hexdigest()  # (local)
log(f"  Closure SHA-256: {closure_sha}")

verdict_line = (
    f"S82-S-PP-FULL-ED: {verdict} -- "
    f"value={sign_margin_delta:.6e} "
    f"scheme={SCHEME_TAG} "
    f"convention={CONVENTION_TAG} "
    f"L_max={L_MAX_TAG} "
    f"sha256={closure_sha}"
)
with open(VERDICT_FILE, 'a') as f:
    f.write(verdict_line + "\n")

log(f"  Verdict line appended to {VERDICT_FILE}:")
log(f"    {verdict_line}")
log()
log(f"OUTPUT_4TUPLE: (value={sign_margin_delta:.6e}, scheme={SCHEME_TAG}, "
    f"convention={CONVENTION_TAG}, L_max={L_MAX_TAG})")
log()
log(f"  Total runtime: {time.time()-t_start:.2f} seconds")
log(f"  VERDICT LINE (canonical): {verdict_line}")

with open(OUT_TXT, 'w') as f:
    f.write("\n".join(log_lines))
